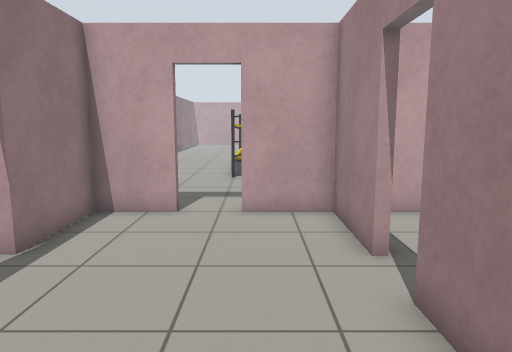
view 1 (above)

24 first-person views from a walk through a Gazebo world. The camera is 1.2 m above the floor, tilts 8° down and sees 70° across. The floor is counted in squares, 0.5 m on a side. Each view is taken from the middle of a square. On the plan, view 1 faces up. The plan holds only what a view shows up to about 20 squares ahead; the rest is blank. The place goes on beyond the plan. Robots are left out. Simple shapes stand in for some stock models. Some surface patterns are stand-ins.

view 2
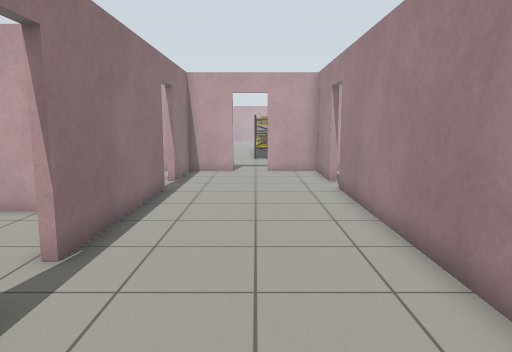

view 3
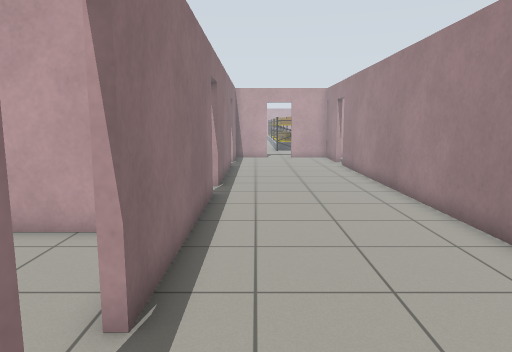

view 4
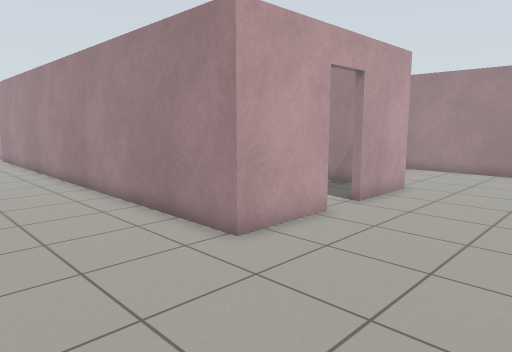

view 5
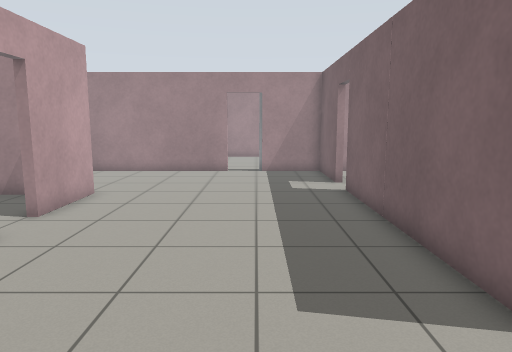

view 6
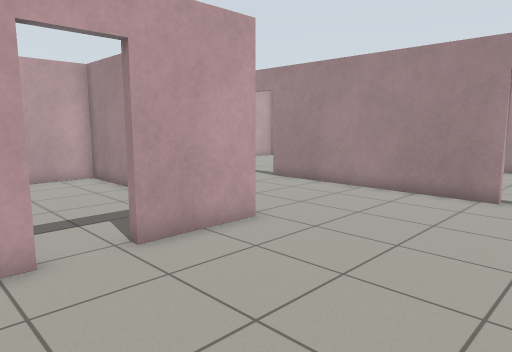

view 7
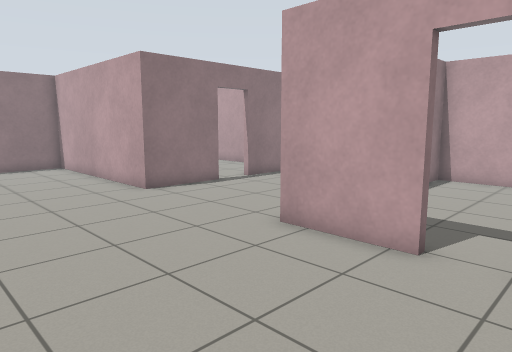

view 8
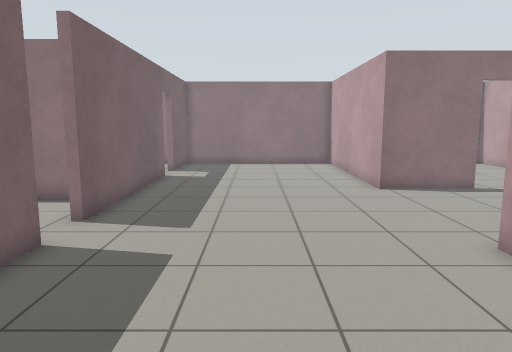

view 9
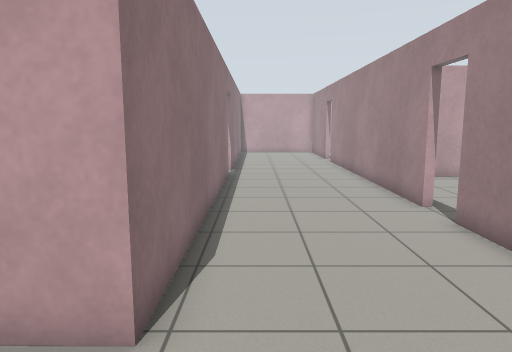

view 10
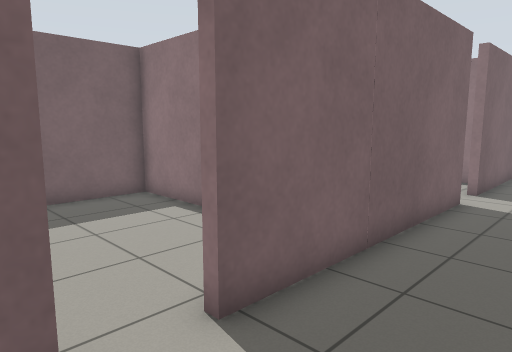

view 11
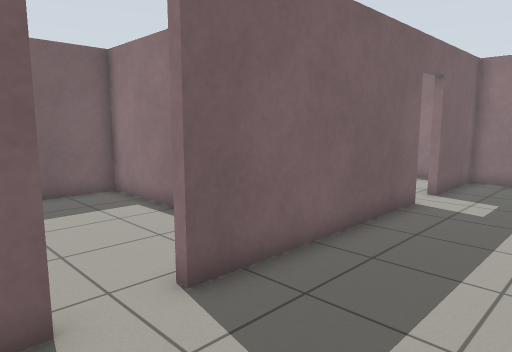

view 12
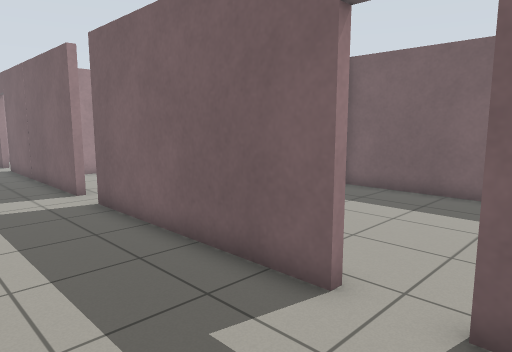

view 13
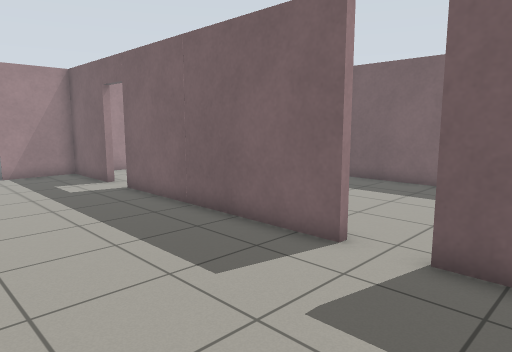

view 14
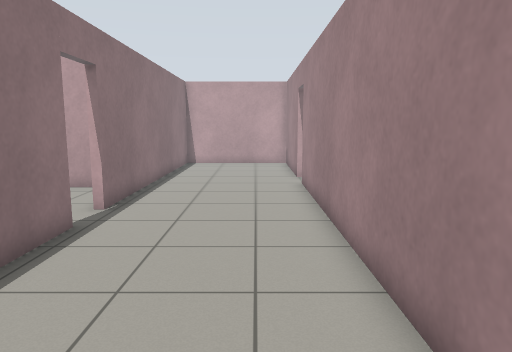

view 15
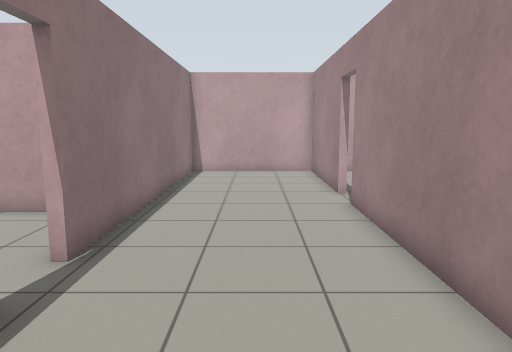

view 16
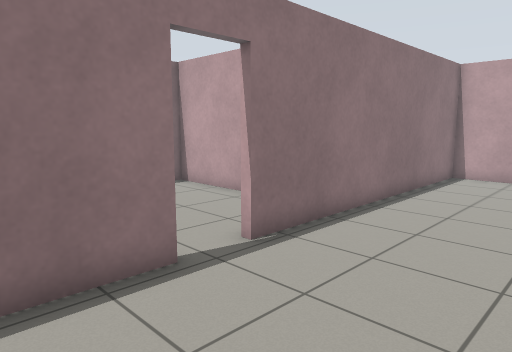

view 17
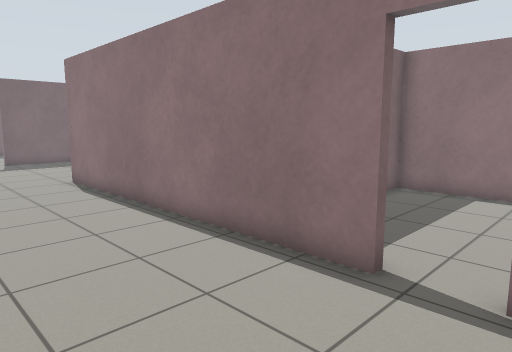

view 18
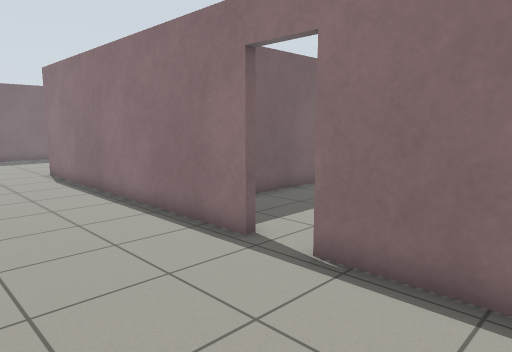

view 19
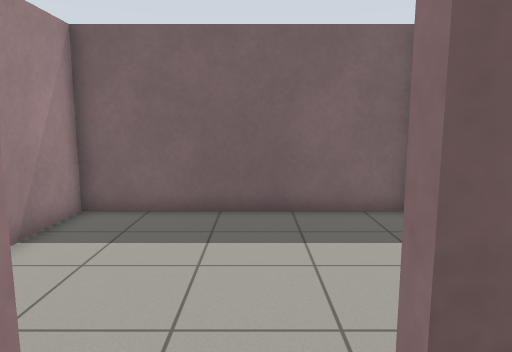

view 20
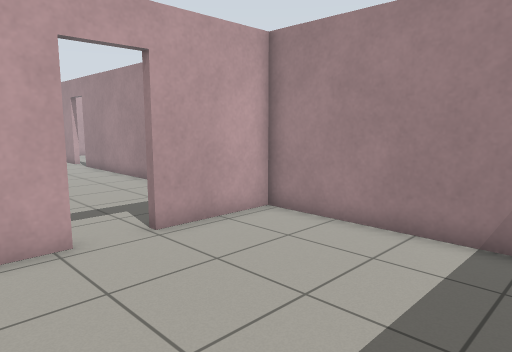

view 21
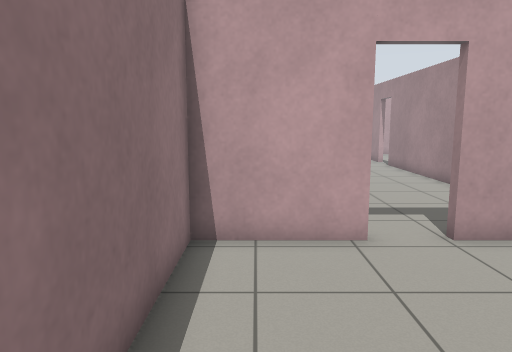

view 22
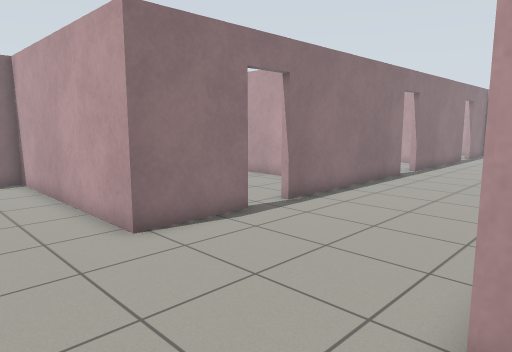

view 23
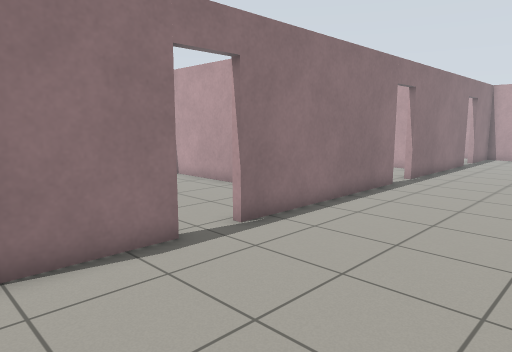

view 24
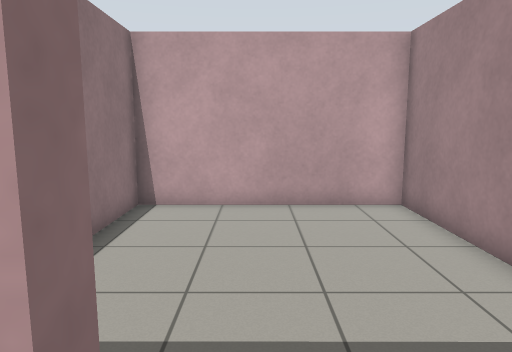

### Floor plan
Points are (right, up) in squares from view 1. A wall is a line through its corners. A room is listed if a view was taken in it or the views show most of it. See-through windows are left out.
Room 1 (views 1, 2, 3, 4, 5, 6, 7, 8, 9, 10, 11, 12, 13, 14, 15, 16, 17, 18, 19, 22, 23, 24)
walls: (-4.5, -14.7) (-4.5, -18.3) (-11.5, -18.3); (5.6, -18.3) (2.1, -18.3) (2.1, 4.8); (-4.5, -4.5) (-4.5, -13); (10.7, -4.6) (10.7, -18.3) (7.3, -18.3); (1.9, -27.3) (11.4, -27.3); (16.9, -11.5) (16.9, 2); (-4.5, 4.8) (-4.5, -2.8); (-8.3, -27.3) (0.1, -27.3); (2.1, 6.4) (2.1, 9.9) (-0.5, 9.9); (16.9, -22.6) (16.9, -13.2); (13.1, -27.3) (16.9, -27.3) (16.9, -24.1); (-11.5, -27.3) (-10, -27.3); (-2.1, 9.9) (-4.5, 9.9) (-4.5, 6.5); (16.9, 3.6) (16.9, 9.9) (10.7, 9.9) (10.7, -2.9)
ways out: open door at (12.3, -27.3) to room 2; open door at (6.5, -18) to room 3; open door at (10.7, -3.7) to room 4; opening at (1, -27.5); open door at (-9.3, -27.3); open door at (-5, -13.5); open door at (-5, -3.5); open door at (-5, 5.5); open door at (-1.5, 10); open door at (2, 5.5); open door at (17, -23.5); open door at (17, -12.5); open door at (17, 2.5)
Room 2 (views 20, 21)
walls: (11.4, -27.6) (7.6, -27.6) (7.6, -36) (16.9, -36) (16.9, -27.6) (13.1, -27.6)
ways out: open door at (12.3, -27.3) to room 1
Room 3 (no view inside)
walls: (10.4, -13) (10.4, -8.2) (2.4, -8.2) (2.4, -11.4); (10.4, -16.2) (10.4, -15)
ways out: open door at (6.5, -18) to room 1
Room 4 (no view inside)
walls: (2.4, -4.2) (2.4, -7.9) (7.1, -7.9); (8.8, 0.9) (2.4, 0.9)
ways out: open door at (10.7, -3.7) to room 1

Positions as (right, up) in squares from view 1, and headings:
1: (0, 0), facing up
2: (-1, -9), facing up
3: (-3, -17), facing up
4: (-3, -24), facing up-right
5: (-2, -24), facing right
6: (4, -25), facing up-right
7: (8, -25), facing up-left
8: (9, -23), facing left
9: (12, -22), facing up
10: (14, -24), facing down-left
11: (3, -23), facing down-left
12: (-11, -23), facing down-right
13: (-2, -21), facing down-right
14: (15, -13), facing up
15: (14, -9), facing up
16: (16, -8), facing up-left
17: (16, -2), facing down-left
18: (16, 1), facing down-left
19: (12, -26), facing down
20: (9, -35), facing up-right
21: (9, -35), facing up
22: (3, -22), facing up-left
23: (2, -19), facing up-left
24: (6, -19), facing up
